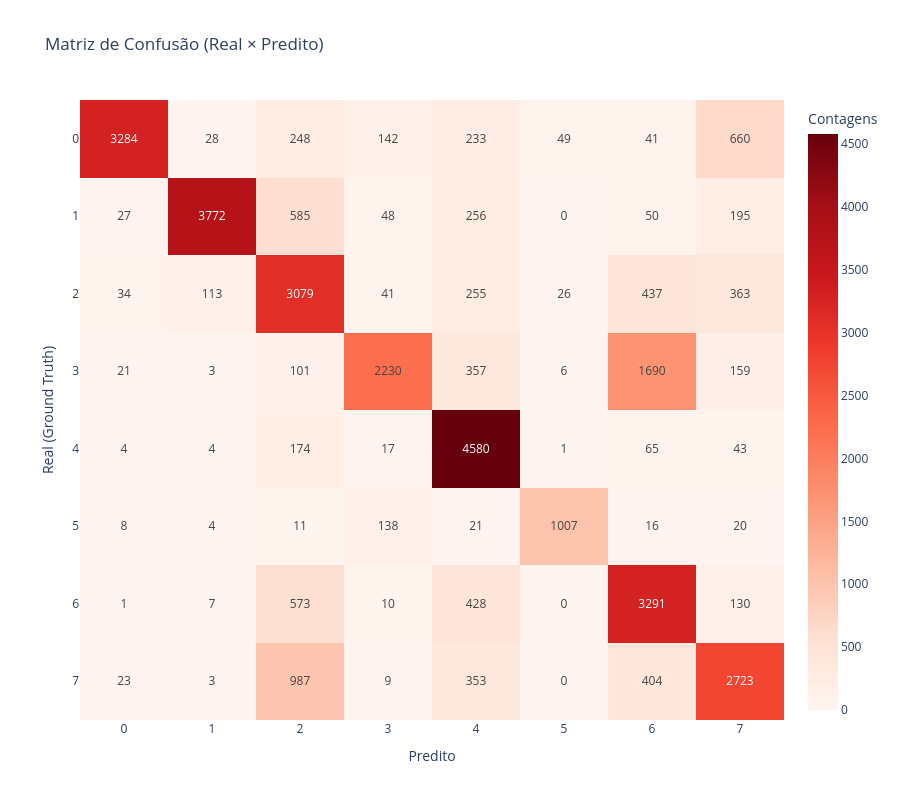

Notebook source saved alongside this figure:
### Markdown cell above
## 5) Validação com Ground Truth

### Code cell
accuracy, cls_report, cm = analyzer.evaluate_ground_truth(
    df_with_consensus=df_with_consensus
)

visualizer.plot_confusion_matrix(
    cm=cm,
    categories=categories
)

### Figure 1 — Plotly figure (JSON) as saved in the notebook; plotly's stock layout.template omitted (floating-point values rounded to 4 significant figures)
{"data": [{"colorbar": {"title": {"text": "Contagens"}}, "colorscale": [[0, "rgb(255,245,240)"], [0.125, "rgb(254,224,210)"], [0.25, "rgb(252,187,161)"], [0.375, "rgb(252,146,114)"], [0.5, "rgb(251,106,74)"], [0.625, "rgb(239,59,44)"], [0.75, "rgb(203,24,29)"], [0.875, "rgb(165,15,21)"], [1, "rgb(103,0,13)"]], "text": [[23, 3, 987, 9, 353, 0, 404, 2723], [1, 7, 573, 10, 428, 0, 3291, 130], [8, 4, 11, 138, 21, 1007, 16, 20], [4, 4, 174, 17, 4580, 1, 65, 43], [21, 3, 101, 2230, 357, 6, 1690, 159], [34, 113, 3079, 41, 255, 26, 437, 363], [27, 3772, 585, 48, 256, 0, 50, 195], [3284, 28, 248, 142, 233, 49, 41, 660]], "texttemplate": "%{text}", "type": "heatmap", "x": [0, 1, 2, 3, 4, 5, 6, 7], "y": [7, 6, 5, 4, 3, 2, 1, 0], "z": [[23, 3, 987, 9, 353, 0, 404, 2723], [1, 7, 573, 10, 428, 0, 3291, 130], [8, 4, 11, 138, 21, 1007, 16, 20], [4, 4, 174, 17, 4580, 1, 65, 43], [21, 3, 101, 2230, 357, 6, 1690, 159], [34, 113, 3079, 41, 255, 26, 437, 363], [27, 3772, 585, 48, 256, 0, 50, 195], [3284, 28, 248, 142, 233, 49, 41, 660]]}], "layout": {"height": 800, "title": {"text": "Matriz de Confusão (Real × Predito)"}, "width": 900, "xaxis": {"tickmode": "array", "ticktext": [0, 1, 2, 3, 4, 5, 6, 7], "tickvals": [0, 1, 2, 3, 4, 5, 6, 7], "title": {"text": "Predito"}, "type": "category"}, "yaxis": {"tickmode": "array", "ticktext": [7, 6, 5, 4, 3, 2, 1, 0], "tickvals": [7, 6, 5, 4, 3, 2, 1, 0], "title": {"text": "Real (Ground Truth)"}, "type": "category"}}}
